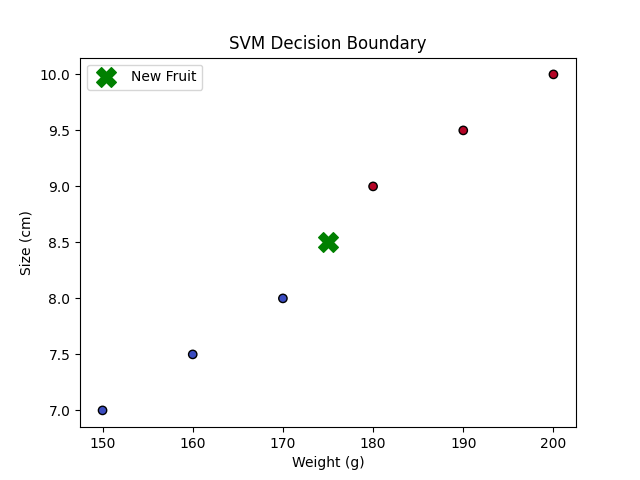

Source code (Python):
import numpy as np
import matplotlib.pyplot as plt
from sklearn.svm import SVC

# Training Data (Weight, Size) -> 0 = Apple 🍏, 1 = Banana 🍌
X = np.array([
    [150, 7], [160, 7.5], [170, 8],  # Apples 🍏
    [180, 9], [190, 9.5], [200, 10]  # Bananas 🍌
])  
y = np.array([0, 0, 0, 1, 1, 1])  # 0 = Apple, 1 = Banana

# Train the SVM Model
model = SVC(kernel='linear')
model.fit(X, y)

# Predict if a fruit with (Weight = 175g, Size = 8.5cm) is an Apple or Banana
new_fruit = np.array([[175, 8.5]])
prediction = model.predict(new_fruit)

print(f"Predicted Fruit: {'Banana 🍌' if prediction[0] == 1 else 'Apple 🍏'}")

# Plot decision boundary
plt.scatter(X[:, 0], X[:, 1], c=y, cmap='coolwarm', edgecolors='k')
plt.scatter(175, 8.5, color='green', marker='X', s=200, label="New Fruit")
plt.xlabel("Weight (g)")
plt.ylabel("Size (cm)")
plt.legend()
plt.title("SVM Decision Boundary")
plt.savefig("support_vector_machine.png")
